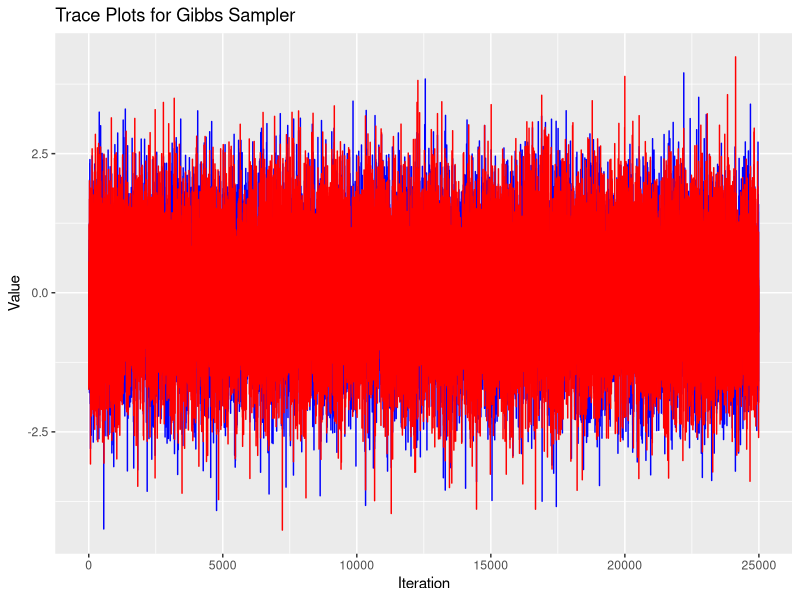
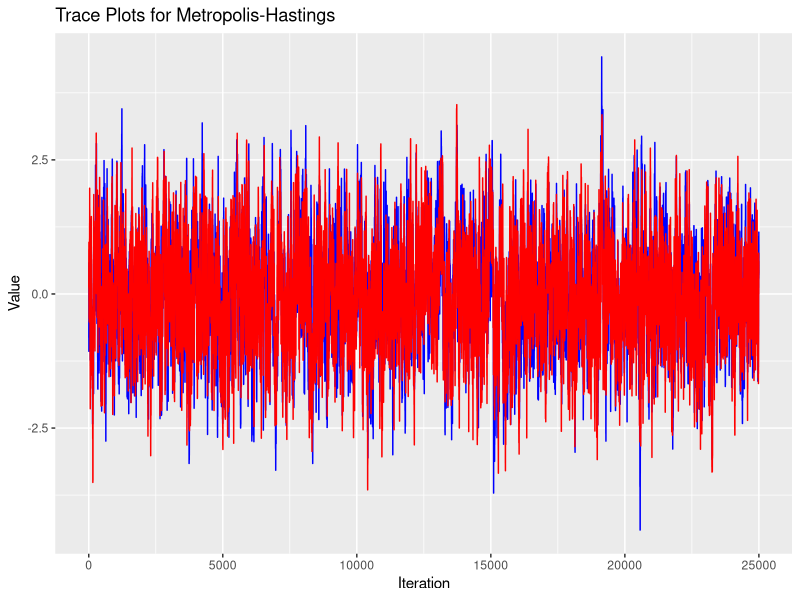
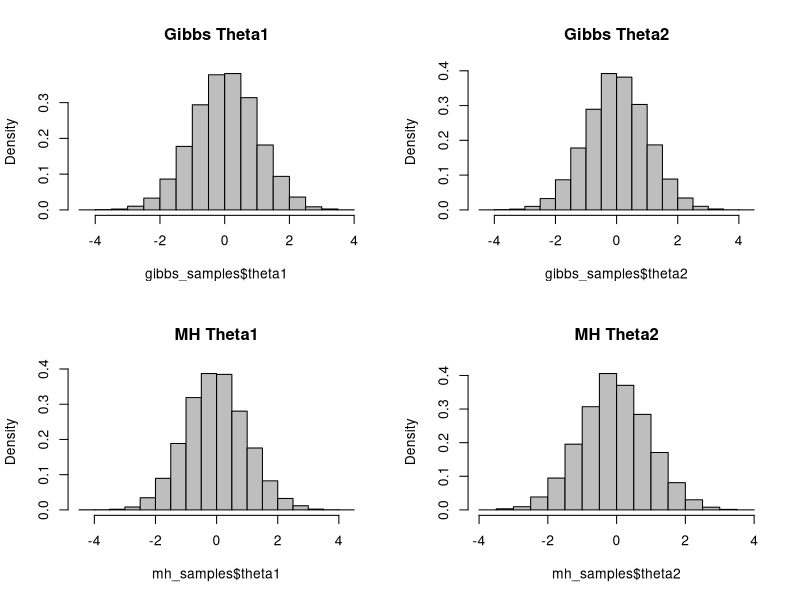
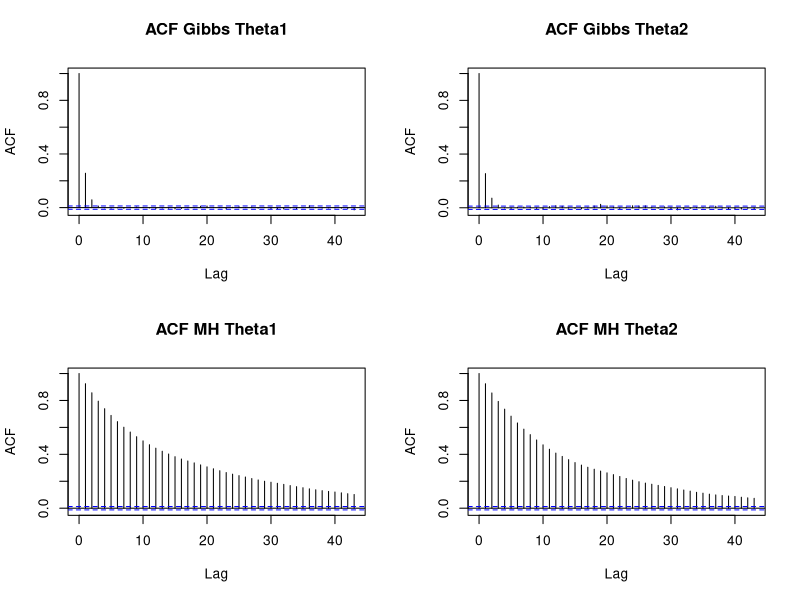

Reproduce these figures in R, in order.
## ---- chunk 1
knitr::opts_chunk$set(echo = TRUE)
## ---- chunk 2

# Set parameters
rho <- 0.5
M <- 30000
burn_in <- 5000  # Burn-in period
theta1 <- numeric(M)
theta2 <- numeric(M)

# Initialize values
theta1[1] <- 0
theta2[1] <- 0

# Gibbs sampler
for (i in 2:M) {
  # Sample from conditional of theta1 given theta2
  theta1[i] <- rnorm(1, mean = rho * theta2[i - 1], sd = sqrt(1 - rho^2))
  
  # Sample from conditional of theta2 given theta1
  theta2[i] <- rnorm(1, mean = rho * theta1[i], sd = sqrt(1 - rho^2))
}

# Store results in a dataframe and discard burn-in
gibbs_samples <- data.frame(
  theta1 = theta1[-(1:burn_in)],
  theta2 = theta2[-(1:burn_in)]
)
## ---- chunk 3
# Proposal density standard deviation
proposal_sd <- 0.5

# Initialize values
theta <- matrix(0, nrow = M, ncol = 2)
acceptance <- 0

# Metropolis-Hastings sampler
for (i in 2:M) {
  # Propose new values
  proposal <- theta[i - 1, ] + rnorm(2, mean = 0, sd = proposal_sd)
  
  # Compute the log acceptance ratio
  log_accept_ratio <- (-0.5 / (1 - rho^2)) * 
    ((proposal[1]^2 - 2 * rho * proposal[1] * proposal[2] + proposal[2]^2) -
     (theta[i - 1, 1]^2 - 2 * rho * theta[i - 1, 1] * theta[i - 1, 2] + theta[i - 1, 2]^2))
  
  # Accept or reject
  if (log(runif(1)) < log_accept_ratio) {
    theta[i, ] <- proposal
    acceptance <- acceptance + 1
  } else {
    theta[i, ] <- theta[i - 1, ]
  }
}

# Store results in a dataframe and discard burn-in
mh_samples <- data.frame(
  theta1 = theta[-(1:burn_in), 1],
  theta2 = theta[-(1:burn_in), 2]
)
cat("Acceptance rate:", acceptance / M)


## ---- chunk 4
library(ggplot2)

# Gibbs Sampler Trace Plot
ggplot(gibbs_samples, aes(x = seq_len(nrow(gibbs_samples)))) +
  geom_line(aes(y = theta1), color = "blue") +
  geom_line(aes(y = theta2), color = "red") +
  labs(title = "Trace Plots for Gibbs Sampler", x = "Iteration", y = "Value")

# Metropolis-Hastings Trace Plot
ggplot(mh_samples, aes(x = seq_len(nrow(mh_samples)))) +
  geom_line(aes(y = theta1), color = "blue") +
  geom_line(aes(y = theta2), color = "red") +
  labs(title = "Trace Plots for Metropolis-Hastings", x = "Iteration", y = "Value")


## ---- chunk 5
par(mfrow = c(2, 2))
hist(gibbs_samples$theta1, freq = FALSE, main = "Gibbs Theta1", col = "grey")
hist(gibbs_samples$theta2, freq = FALSE, main = "Gibbs Theta2", col = "grey")
hist(mh_samples$theta1, freq = FALSE, main = "MH Theta1", col = "grey")
hist(mh_samples$theta2, freq = FALSE, main = "MH Theta2", col = "grey")

## ---- chunk 6
acf(gibbs_samples$theta1, main = "ACF Gibbs Theta1")
acf(gibbs_samples$theta2, main = "ACF Gibbs Theta2")
acf(mh_samples$theta1, main = "ACF MH Theta1")
acf(mh_samples$theta2, main = "ACF MH Theta2")


